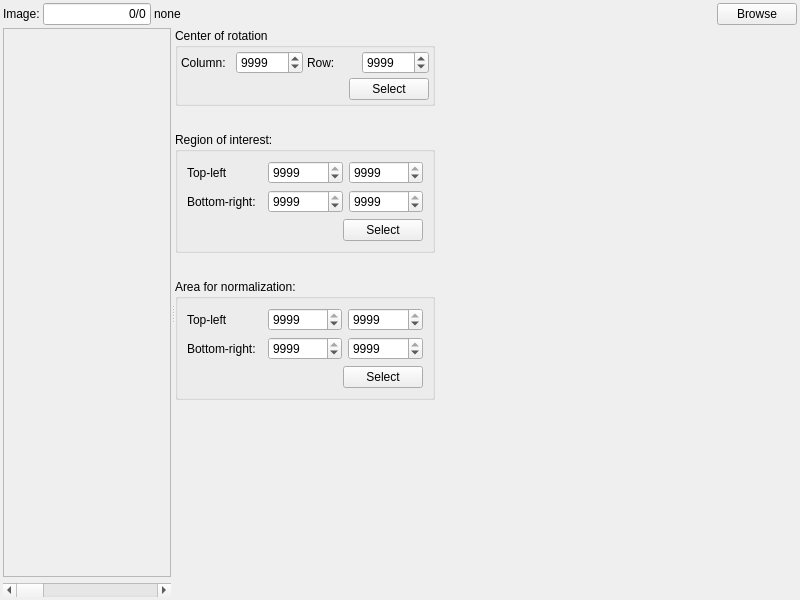
<?xml version="1.0" encoding="UTF-8"?>
<ui version="4.0">
 <class>ImageSelectCenterNRegions</class>
 <widget class="QWidget" name="ImageSelectCenterNRegions">
  <property name="geometry">
   <rect>
    <x>0</x>
    <y>0</y>
    <width>800</width>
    <height>600</height>
   </rect>
  </property>
  <property name="sizePolicy">
   <sizepolicy hsizetype="Preferred" vsizetype="Expanding">
    <horstretch>0</horstretch>
    <verstretch>0</verstretch>
   </sizepolicy>
  </property>
  <property name="windowTitle">
   <string>Form</string>
  </property>
  <layout class="QGridLayout" name="gridLayout_5">
   <property name="margin">
    <number>3</number>
   </property>
   <property name="spacing">
    <number>3</number>
   </property>
   <item row="0" column="0">
    <layout class="QHBoxLayout" name="horizontalLayout_4">
     <item>
      <widget class="QLabel" name="label_8">
       <property name="sizePolicy">
        <sizepolicy hsizetype="Preferred" vsizetype="Minimum">
         <horstretch>0</horstretch>
         <verstretch>0</verstretch>
        </sizepolicy>
       </property>
       <property name="text">
        <string>Image:</string>
       </property>
      </widget>
     </item>
     <item>
      <widget class="QLineEdit" name="lineEdit_img_seq">
       <property name="sizePolicy">
        <sizepolicy hsizetype="Fixed" vsizetype="Minimum">
         <horstretch>0</horstretch>
         <verstretch>0</verstretch>
        </sizepolicy>
       </property>
       <property name="text">
        <string>0/0</string>
       </property>
       <property name="alignment">
        <set>Qt::AlignRight|Qt::AlignTrailing|Qt::AlignVCenter</set>
       </property>
       <property name="readOnly">
        <bool>true</bool>
       </property>
      </widget>
     </item>
     <item>
      <widget class="QLabel" name="label_9">
       <property name="sizePolicy">
        <sizepolicy hsizetype="Preferred" vsizetype="Minimum">
         <horstretch>1</horstretch>
         <verstretch>0</verstretch>
        </sizepolicy>
       </property>
       <property name="text">
        <string>none</string>
       </property>
      </widget>
     </item>
     <item>
      <widget class="QPushButton" name="pushButton_browse_img">
       <property name="text">
        <string>Browse</string>
       </property>
      </widget>
     </item>
    </layout>
   </item>
   <item row="1" column="0">
    <widget class="QSplitter" name="splitter">
     <property name="sizePolicy">
      <sizepolicy hsizetype="Expanding" vsizetype="Expanding">
       <horstretch>0</horstretch>
       <verstretch>0</verstretch>
      </sizepolicy>
     </property>
     <property name="orientation">
      <enum>Qt::Horizontal</enum>
     </property>
     <widget class="QWidget" name="">
      <layout class="QVBoxLayout" name="verticalLayout_2">
       <property name="sizeConstraint">
        <enum>QLayout::SetMinimumSize</enum>
       </property>
       <item>
        <widget class="QScrollArea" name="scrollArea">
         <property name="sizePolicy">
          <sizepolicy hsizetype="Expanding" vsizetype="Expanding">
           <horstretch>2</horstretch>
           <verstretch>2</verstretch>
          </sizepolicy>
         </property>
         <property name="widgetResizable">
          <bool>true</bool>
         </property>
         <widget class="QWidget" name="scrollAreaWidgetContents">
          <property name="geometry">
           <rect>
            <x>0</x>
            <y>0</y>
            <width>485</width>
            <height>537</height>
           </rect>
          </property>
          <property name="sizePolicy">
           <sizepolicy hsizetype="Expanding" vsizetype="Expanding">
            <horstretch>2</horstretch>
            <verstretch>2</verstretch>
           </sizepolicy>
          </property>
          <layout class="QGridLayout" name="gridLayout">
           <item row="0" column="0">
            <widget class="QLabel" name="label_img">
             <property name="sizePolicy">
              <sizepolicy hsizetype="Expanding" vsizetype="Expanding">
               <horstretch>2</horstretch>
               <verstretch>2</verstretch>
              </sizepolicy>
             </property>
             <property name="text">
              <string/>
             </property>
            </widget>
           </item>
          </layout>
         </widget>
        </widget>
       </item>
       <item>
        <widget class="QScrollBar" name="horizontalScrollBar_img_stack">
         <property name="sizePolicy">
          <sizepolicy hsizetype="Expanding" vsizetype="Fixed">
           <horstretch>2</horstretch>
           <verstretch>0</verstretch>
          </sizepolicy>
         </property>
         <property name="orientation">
          <enum>Qt::Horizontal</enum>
         </property>
        </widget>
       </item>
      </layout>
     </widget>
     <widget class="QWidget" name="">
      <layout class="QVBoxLayout" name="verticalLayout">
       <item>
        <widget class="QGroupBox" name="groupBox_cor">
         <property name="sizePolicy">
          <sizepolicy hsizetype="Minimum" vsizetype="Minimum">
           <horstretch>0</horstretch>
           <verstretch>0</verstretch>
          </sizepolicy>
         </property>
         <property name="maximumSize">
          <size>
           <width>260</width>
           <height>16777215</height>
          </size>
         </property>
         <property name="title">
          <string>Center of rotation</string>
         </property>
         <layout class="QGridLayout" name="gridLayout_2">
          <property name="margin">
           <number>3</number>
          </property>
          <property name="spacing">
           <number>4</number>
          </property>
          <item row="0" column="0">
           <layout class="QHBoxLayout" name="horizontalLayout">
            <item>
             <widget class="QLabel" name="label_3">
              <property name="text">
               <string>Column:</string>
              </property>
             </widget>
            </item>
            <item>
             <widget class="QSpinBox" name="spinBox_cor_x">
              <property name="maximum">
               <number>999999999</number>
              </property>
              <property name="value">
               <number>9999</number>
              </property>
             </widget>
            </item>
            <item>
             <widget class="QLabel" name="label_2">
              <property name="text">
               <string>Row:</string>
              </property>
             </widget>
            </item>
            <item>
             <widget class="QSpinBox" name="spinBox_cor_y">
              <property name="maximum">
               <number>999999999</number>
              </property>
              <property name="value">
               <number>9999</number>
              </property>
             </widget>
            </item>
           </layout>
          </item>
          <item row="1" column="0">
           <layout class="QHBoxLayout" name="horizontalLayout_2">
            <item>
             <spacer name="horizontalSpacer_3">
              <property name="orientation">
               <enum>Qt::Horizontal</enum>
              </property>
              <property name="sizeHint" stdset="0">
               <size>
                <width>108</width>
                <height>20</height>
               </size>
              </property>
             </spacer>
            </item>
            <item>
             <widget class="QPushButton" name="pushButton_cor">
              <property name="text">
               <string>Select</string>
              </property>
             </widget>
            </item>
           </layout>
          </item>
         </layout>
        </widget>
       </item>
       <item>
        <spacer name="verticalSpacer_2">
         <property name="orientation">
          <enum>Qt::Vertical</enum>
         </property>
         <property name="sizeType">
          <enum>QSizePolicy::Minimum</enum>
         </property>
         <property name="sizeHint" stdset="0">
          <size>
           <width>20</width>
           <height>20</height>
          </size>
         </property>
        </spacer>
       </item>
       <item>
        <widget class="QGroupBox" name="groupBox_roi">
         <property name="sizePolicy">
          <sizepolicy hsizetype="Minimum" vsizetype="Minimum">
           <horstretch>0</horstretch>
           <verstretch>0</verstretch>
          </sizepolicy>
         </property>
         <property name="maximumSize">
          <size>
           <width>260</width>
           <height>16777215</height>
          </size>
         </property>
         <property name="title">
          <string>Region of interest:</string>
         </property>
         <layout class="QGridLayout" name="gridLayout_3">
          <item row="0" column="0">
           <widget class="QLabel" name="label_4">
            <property name="text">
             <string>Top-left</string>
            </property>
           </widget>
          </item>
          <item row="0" column="1">
           <widget class="QSpinBox" name="spinBox_roi_top_x">
            <property name="maximum">
             <number>9999</number>
            </property>
            <property name="value">
             <number>9999</number>
            </property>
           </widget>
          </item>
          <item row="0" column="2">
           <widget class="QSpinBox" name="spinBox_roi_top_y">
            <property name="maximum">
             <number>9999</number>
            </property>
            <property name="value">
             <number>9999</number>
            </property>
           </widget>
          </item>
          <item row="1" column="0">
           <widget class="QLabel" name="label_5">
            <property name="text">
             <string>Bottom-right:</string>
            </property>
           </widget>
          </item>
          <item row="1" column="1">
           <widget class="QSpinBox" name="spinBox_roi_bottom_x">
            <property name="maximum">
             <number>9999</number>
            </property>
            <property name="value">
             <number>9999</number>
            </property>
           </widget>
          </item>
          <item row="1" column="2">
           <widget class="QSpinBox" name="spinBox_roi_bottom_y">
            <property name="maximum">
             <number>9999</number>
            </property>
            <property name="value">
             <number>9999</number>
            </property>
           </widget>
          </item>
          <item row="2" column="0" colspan="3">
           <layout class="QHBoxLayout" name="horizontalLayout_3">
            <item>
             <spacer name="horizontalSpacer_2">
              <property name="orientation">
               <enum>Qt::Horizontal</enum>
              </property>
              <property name="sizeHint" stdset="0">
               <size>
                <width>155</width>
                <height>20</height>
               </size>
              </property>
             </spacer>
            </item>
            <item>
             <widget class="QPushButton" name="pushButton_roi">
              <property name="text">
               <string>Select</string>
              </property>
             </widget>
            </item>
           </layout>
          </item>
         </layout>
        </widget>
       </item>
       <item>
        <spacer name="verticalSpacer_3">
         <property name="orientation">
          <enum>Qt::Vertical</enum>
         </property>
         <property name="sizeType">
          <enum>QSizePolicy::Minimum</enum>
         </property>
         <property name="sizeHint" stdset="0">
          <size>
           <width>20</width>
           <height>20</height>
          </size>
         </property>
        </spacer>
       </item>
       <item>
        <widget class="QGroupBox" name="groupBox_norm">
         <property name="sizePolicy">
          <sizepolicy hsizetype="Minimum" vsizetype="Minimum">
           <horstretch>0</horstretch>
           <verstretch>0</verstretch>
          </sizepolicy>
         </property>
         <property name="maximumSize">
          <size>
           <width>260</width>
           <height>16777215</height>
          </size>
         </property>
         <property name="title">
          <string>Area for normalization:</string>
         </property>
         <layout class="QGridLayout" name="gridLayout_4">
          <item row="0" column="0">
           <widget class="QLabel" name="label_6">
            <property name="text">
             <string>Top-left</string>
            </property>
           </widget>
          </item>
          <item row="0" column="1">
           <widget class="QSpinBox" name="spinBox_norm_top_x">
            <property name="maximum">
             <number>9999</number>
            </property>
            <property name="value">
             <number>9999</number>
            </property>
           </widget>
          </item>
          <item row="0" column="2">
           <widget class="QSpinBox" name="spinBox_norm_top_y">
            <property name="maximum">
             <number>9999</number>
            </property>
            <property name="value">
             <number>9999</number>
            </property>
           </widget>
          </item>
          <item row="1" column="0">
           <widget class="QLabel" name="label_7">
            <property name="text">
             <string>Bottom-right:</string>
            </property>
           </widget>
          </item>
          <item row="1" column="1">
           <widget class="QSpinBox" name="spinBox_norm_bottom_x">
            <property name="maximum">
             <number>9999</number>
            </property>
            <property name="value">
             <number>9999</number>
            </property>
           </widget>
          </item>
          <item row="1" column="2">
           <widget class="QSpinBox" name="spinBox_norm_bottom_y">
            <property name="maximum">
             <number>9999</number>
            </property>
            <property name="value">
             <number>9999</number>
            </property>
           </widget>
          </item>
          <item row="2" column="0" colspan="3">
           <layout class="QHBoxLayout" name="horizontalLayout_8">
            <item>
             <spacer name="horizontalSpacer">
              <property name="orientation">
               <enum>Qt::Horizontal</enum>
              </property>
              <property name="sizeHint" stdset="0">
               <size>
                <width>98</width>
                <height>20</height>
               </size>
              </property>
             </spacer>
            </item>
            <item>
             <widget class="QPushButton" name="pushButton_norm_area">
              <property name="text">
               <string>Select</string>
              </property>
             </widget>
            </item>
           </layout>
          </item>
         </layout>
        </widget>
       </item>
       <item>
        <spacer name="verticalSpacer">
         <property name="orientation">
          <enum>Qt::Vertical</enum>
         </property>
         <property name="sizeHint" stdset="0">
          <size>
           <width>20</width>
           <height>68</height>
          </size>
         </property>
        </spacer>
       </item>
      </layout>
     </widget>
    </widget>
   </item>
  </layout>
 </widget>
 <resources/>
 <connections/>
</ui>
